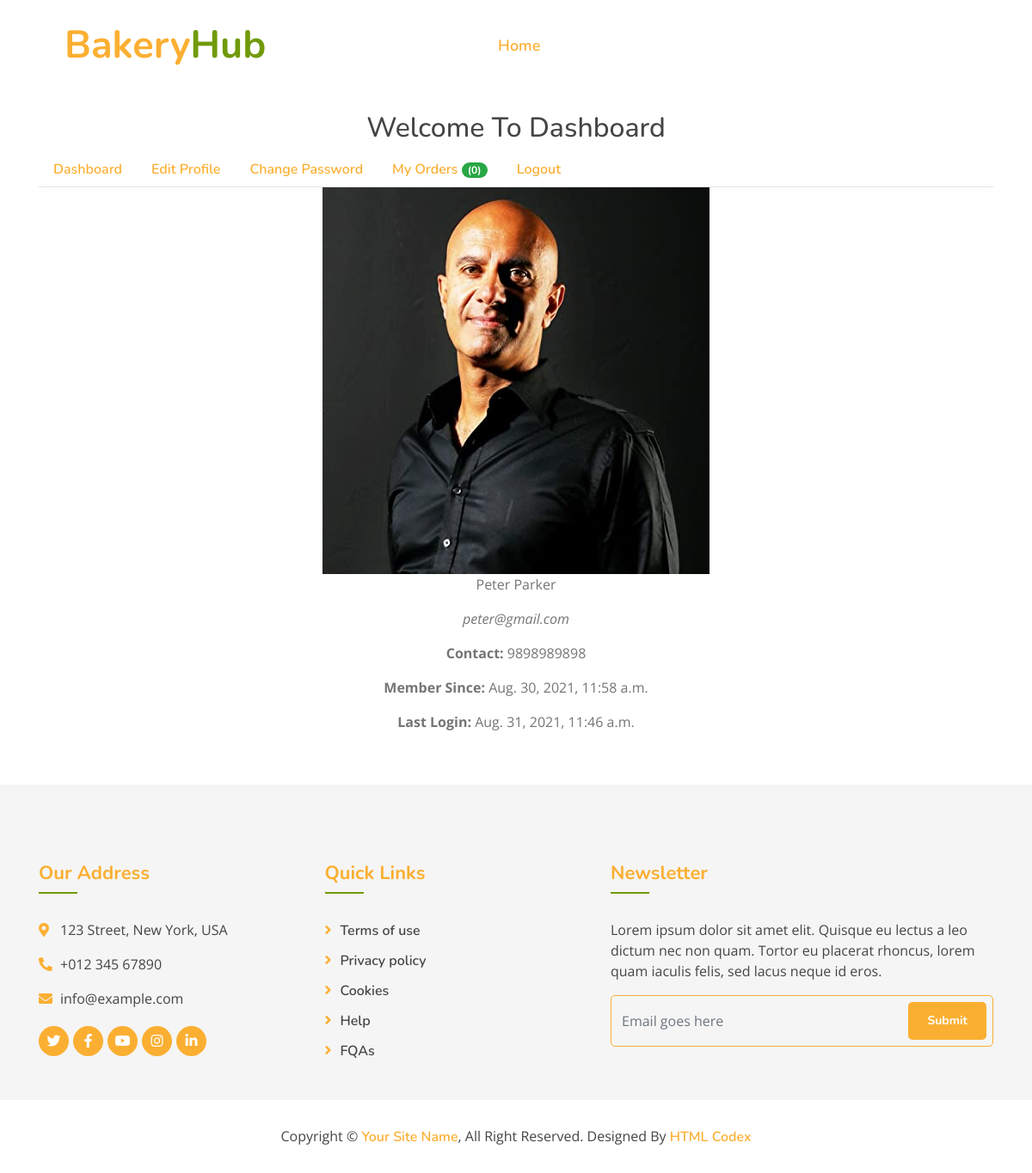
Page /dashboard/ (signed in) on the committed database.
### myapp/models.py (models this page shows, shortened)
class Profile(models.Model):
    user = models.OneToOneField(User, on_delete=models.CASCADE)
    profile_pic = models.ImageField(upload_to='profiles/%Y/%m/%d', null=True, blank=True)
    contact_number = models.CharField(max_length=15, null=True, blank=True)
    address = models.TextField(blank=True)
    updated_on = models.DateTimeField(auto_now=True)
    class Meta:
        verbose_name_plural="Profile Table"

### myapp/views.py (the view, shortened to what this page needs)
# urls.py: path('dashboard/', views.dashboard, name='dashboard'),
def dashboard(request):
    context={}
    profile = Profile.objects.get(user__id=request.user.id)
    context['profile'] = profile
    return render(request, 'dashboard.html', context)

### template/dashboard.html (shortened to what this page needs)
{% extends "base.html" %}
{% block content %}
<section id="mu-contact" style="padding-top:100px;">
    <div class="container">
        <div class="row">
            <div class="col-md-12">
                <div class="mu-contact-area">
                    <div class="mu-heading-area text-center">
                        <h2 class="mu-heading-title" style="margin-top: 30px;">Welcome To Dashboard</h2>
                    </div>
                    <div class="mu-contact-content">
                        <ul class="nav nav-tabs">
                            <li class="nav-item">
                                <a href="#dash" class="nav-link" data-toggle="tab">Dashboard</a>
                            </li>
                            <li class="nav-item">
                                <a href="#edit" class="nav-link" data-toggle="tab">Edit Profile</a>
                            </li>
                            <li class="nav-item">
                                <a href="#cpass" class="nav-link" data-toggle="tab">Change Password</a>
                            </li>
                            <li class="nav-item">
                                <a href="#orders" class="nav-link" data-toggle="tab">My Orders
                                    <span class="badge badge-success badge-pill">({{orders|length}})</span>
                                </a>
                            </li>
                            <li class="nav-item">
                                <a href="{% url 'logout' %}" class="nav-link" >Logout</a>
                            </li>
                        </ul>
                        <div class="tab-content">
                            <div class="tab-pane container-fluid active" id="dash">
                                <div class="row">
                                    <div class="col-md-12 text-center dash-content">
                                        {% if profile.profile_pic %}
                                        <a href="/media/{{profile.profile_pic}}"><img src="/media/{{profile.profile_pic}}" alt="" class="pic"></a>
                                        {% else %}
                                        <span class='pic'>{{profile.user.first_name.0}}</span>
                                        {% endif %}
                                        <p>{{user.first_name}}</p>
                                        <p><em>{{user.email}}</em></p>
                                        <p><strong>Contact: </strong>{{profile.contact_number}}</p>
                                        <p><strong>Member Since: </strong>{{user.date_joined}}</p>
                                        <p><strong>Last Login: </strong>{{user.last_login}}</p>
                                    </div>
                                </div>
                            </div>
                        </div>
                    </div>
                </div>
            </div>
        </div>
    </div>
</section>
{% endblock %}

### static/css/style.css (style rules this page uses)
body { color: #757575; background: #ffffff; font-family: 'open sans', sans-serif; }
h1, h2, h3, h4, h5, h6 { color: #454545; font-family: 'Nunito', sans-serif; }
a { font-family: 'Nunito', sans-serif; font-weight: 600; color: #fbaf32; transition: .3s; }
.container-fluid { max-width: 1366px; }

### rows in the picture
Profile: profile_pic (picture), contact_number "9898989898"

### other values in the picture
{{ orders|length }} "0"
{{ user.first_name }} "Peter Parker"
{{ user.email }} "peter@gmail.com"
{{ user.date_joined }} "Aug. 30, 2021, 11:58 a.m."
{{ user.last_login }} "Aug. 31, 2021, 11:46 a.m."
